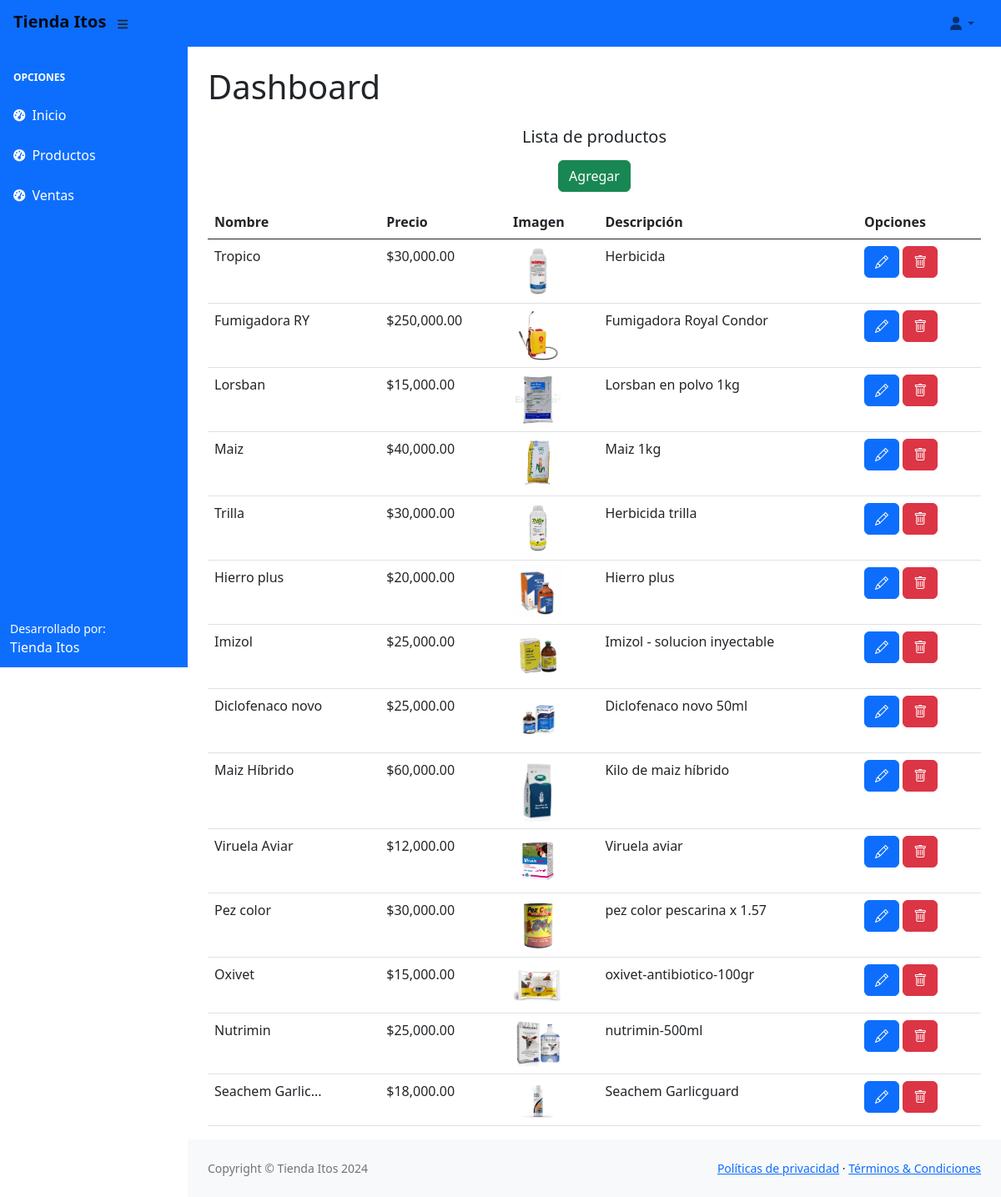
Screenshot of /view/admin/productos.php (signed in) with the database file from the repository.
### tables this page shows
CREATE TABLE `productos` (
  `idProducto` int(10) NOT NULL,
  `nombreProducto` varchar(20) DEFAULT NULL,
  `precio` int(20) DEFAULT NULL,
  `descuento` int(3) DEFAULT NULL,
  `imagen` varchar(200) DEFAULT NULL,
  `descripcion` varchar(200) DEFAULT NULL,
  `idCategoria` int(10) DEFAULT NULL
);

### model/producto.php (called while the page is built, shortened)
<?php
class Producto {
    public function getProducts ($con) {
        $data = array();
        $sql = $con->prepare("SELECT * FROM productos");
        $sql->execute();
        $result = $sql->get_result();
        if ($result->num_rows > 0) {
            while ($row = $result->fetch_assoc()) {
                $data [] = $row;
            }
        }
        return $data;
    }
}

### view/admin/productos.php (the view, shortened to what this page needs)
<?php
require '../../conexion.php';
require '../../model/producto.php';
?>
<!DOCTYPE html>
<html lang="es">
    <head>
        <link rel="stylesheet" href="../../assets/css/bootstrap.min.css">
        <link rel="stylesheet" href="https://cdn.jsdelivr.net/npm/bootstrap-icons@1.10.2/font/bootstrap-icons.css">
        <link rel="stylesheet" href="../../assets/css/admin.css">
    </head>
    <body class="sb-nav-fixed">
        <nav class="sb-topnav navbar navbar-expand d-flex justify-content-between navbar-light bg-primary">
            <div class="justify-content-between">
                <a class="navbar-brand ps-3 fw-bold" href="index.html">Tienda Itos</a>
                <button class="btn btn-link btn-sm order-1 order-lg-0 me-4 me-lg-0" id="sidebarToggle" href="#!"><i class="fas fa-bars"></i></button>
            </div>
            <ul class="navbar-nav ms-auto ms-md-0 me-3 me-lg-4">
                <li class="nav-item dropdown">
                    <a class="nav-link dropdown-toggle" id="navbarDropdown" href="#" role="button" data-bs-toggle="dropdown" aria-expanded="false"><i class="fas fa-user fa-fw"></i></a>
                </li>
            </ul>
        </nav>
        <div id="layoutSidenav">
            <div id="layoutSidenav_nav">
                <nav class="sb-sidenav bg-primary text-white" id="sidenavAccordion">
                    <div class="sb-sidenav-menu text-white">
                        <div class="nav">
                            <div class="sb-sidenav-menu-heading">Opciones</div>
                            <a class="nav-link text-white" href="index.html">
                                <div class="sb-nav-link-icon"><i class="fas fa-tachometer-alt"></i></div>
                                Inicio
                            </a>
                            <a class="nav-link text-white" href="index.html">
                                <div class="sb-nav-link-icon"><i class="fas fa-tachometer-alt"></i></div>
                                Productos
                            </a>
                            <a class="nav-link text-white" href="index.html">
                                <div class="sb-nav-link-icon"><i class="fas fa-tachometer-alt"></i></div>
                                Ventas
                            </a>
                        </div>
                    </div>
                    <div class="sb-sidenav-footer">
                        <div class="small">Desarrollado por:</div>
                        Tienda Itos
                    </div>
                </nav>
            </div>
            <div id="layoutSidenav_content">
                <main>
                    <div class="container-fluid px-4">
                        <h1 class="mt-4">Dashboard</h1>
                        <div class="table-responsive mt-4">
                            <h5 class="text-center mb-3">Lista de productos</h5>
                            <div class="d-flex justify-content-center mb-3">
                                <button type="button" class="btn btn-success" data-bs-toggle="modal" data-bs-target="#agregarProducto">
                                    Agregar
                                </button>
                            </div>
                            <table class="table">
                                <thead>
                                    <tr>
                                        <th>Nombre</th>
                                        <th>Precio</th>
                                        <th>Imagen</th>
                                        <th>Descripción</th>
                                        <th>Opciones</th>
                                    </tr>
                                </thead>
                                <tbody>
                                    <?php
                                    $pro = new Producto();
                                    $productos = $pro->getProducts($con);
                                    if (!empty($productos)) {
                                        foreach ($productos as $producto): ?>
                                        <tr>
                                            <td><?= $producto['nombreProducto']; ?></td>
                                            <td><?= MONEDA . number_format($producto['precio'], 2, '.', ','); ?></td>
                                            <td>
                                                <img src="../<?= $producto['imagen']; ?>" alt="" width="60px">
                                            </td>
                                            <td><?= $producto['descripcion']; ?></td>
                                            <td>
                                                <a href="#" class="btn btn-primary" data-bs-idProducto="<?= $producto['idProducto']; ?>" data-bs-toggle="modal" data-bs-target="#editarProducto">
                                                    <i class="bi bi-pencil"></i>
                                                </a>
                                                <a href="#" class="btn btn-danger" data-bs-idProducto="<?= $producto['idProducto']; ?>" data-bs-toggle="modal" data-bs-target="#eliminarProducto">
                                                    <i class="bi bi-trash"></i>
                                                </a>
                                            </td>
                                        </tr>
                                    <?php
                                        endforeach;
                                    } else {
                                        echo '<tr>';
                                            echo '<td colspan="5" class="text-center">';
                                                echo '<b>No hay productos disponibles</b>';
                                            echo '</td>';
                                        echo '</tr>';
                                    }
                                    ?>
                                </tbody>
                            </table>
                        </div>
                    </div>
                </main>
                <footer class="py-4 bg-light mt-auto">
                    <div class="container-fluid px-4">
                        <div class="d-flex align-items-center justify-content-between small">
                            <div class="text-muted">Copyright &copy; Tienda Itos 2024</div>
                            <div>
                                <a href="#">Políticas de privacidad</a>
                                &middot;
                                <a href="#">Términos &amp; Condiciones</a>
                            </div>
                        </div>
                    </div>
                </footer>
            </div>
        </div>
    </body>
</html>

### rows the page displays
productos: nombreProducto "Tropico", precio "30,000.00", imagen (picture), descripcion "Herbicida"
productos: nombreProducto "Fumigadora RY", precio "250,000.00", shows a picture, descripcion "Fumigadora Royal Condor"
productos: nombreProducto "Lorsban", precio "15,000.00", imagen (picture), descripcion "Lorsban en polvo 1kg"
productos: nombreProducto "Maiz", precio "40,000.00", imagen (picture), descripcion "Maiz 1kg"
productos: nombreProducto "Trilla", precio "30,000.00", imagen (picture), descripcion "Herbicida trilla"
productos: nombreProducto "Hierro plus", precio "20,000.00", imagen (picture), descripcion "Hierro plus"
productos: nombreProducto "Imizol", precio "25,000.00", imagen (picture), descripcion "Imizol - solucion inyectable"
productos: nombreProducto "Diclofenaco novo", precio "25,000.00", imagen (picture), descripcion "Diclofenaco novo 50ml"
productos: nombreProducto "Maiz Híbrido", precio "60,000.00", imagen (picture), descripcion "Kilo de maiz híbrido"
productos: nombreProducto "Viruela Aviar", precio "12,000.00", imagen (picture), descripcion "Viruela aviar"
productos: nombreProducto "Pez color", precio "30,000.00", imagen (picture), descripcion "pez color pescarina x 1.57"
productos: nombreProducto "Oxivet", precio "15,000.00", imagen (picture), descripcion "oxivet-antibiotico-100gr"
productos: nombreProducto "Nutrimin", precio "25,000.00", imagen (picture), descripcion "nutrimin-500ml"
productos: nombreProducto "Seachem Garlic...", precio "18,000.00", imagen (picture), descripcion "Seachem Garlicguard"
